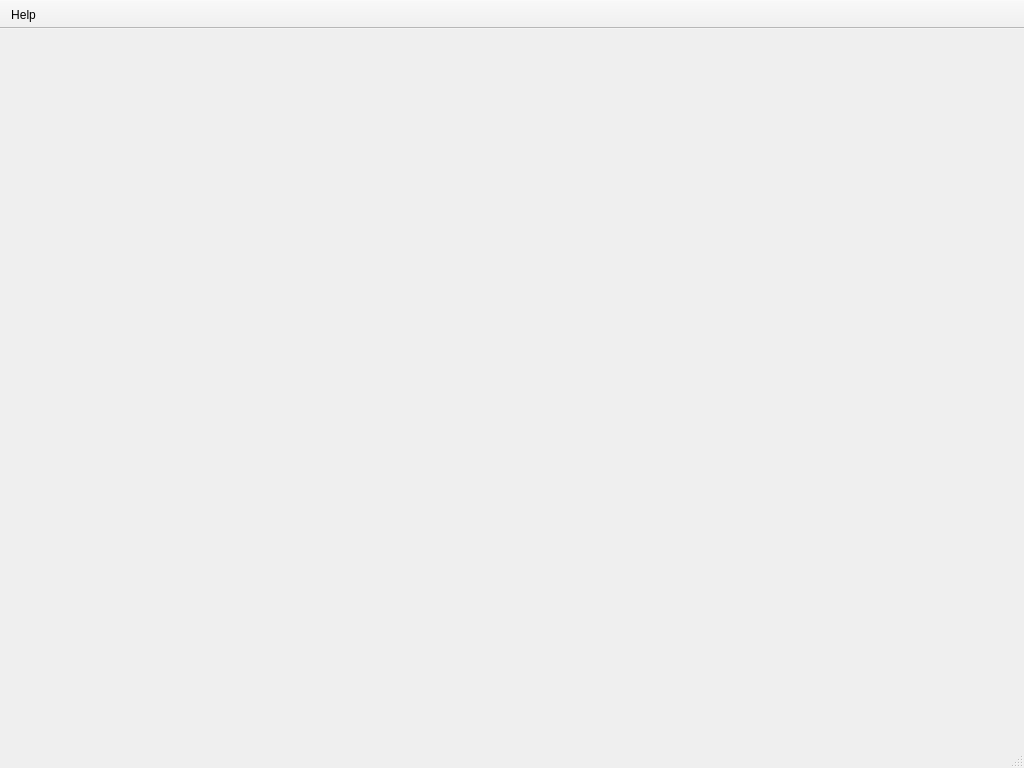
<?xml version="1.0" encoding="UTF-8"?>
<ui version="4.0">
 <class>MainWindow</class>
 <widget class="QMainWindow" name="MainWindow">
  <property name="geometry">
   <rect>
    <x>0</x>
    <y>0</y>
    <width>1024</width>
    <height>768</height>
   </rect>
  </property>
  <property name="sizePolicy">
   <sizepolicy hsizetype="Maximum" vsizetype="Maximum">
    <horstretch>0</horstretch>
    <verstretch>0</verstretch>
   </sizepolicy>
  </property>
  <property name="minimumSize">
   <size>
    <width>1024</width>
    <height>768</height>
   </size>
  </property>
  <property name="windowTitle">
   <string>MainWindow</string>
  </property>
  <property name="locale">
   <locale language="English" country="UnitedStates"/>
  </property>
  <widget class="QWidget" name="centralWidget">
   <layout class="QGridLayout" name="gridLayout">
    <item row="0" column="0">
     <widget class="QStackedWidget" name="stack">
      <property name="sizePolicy">
       <sizepolicy hsizetype="Expanding" vsizetype="Expanding">
        <horstretch>0</horstretch>
        <verstretch>0</verstretch>
       </sizepolicy>
      </property>
      <property name="minimumSize">
       <size>
        <width>1000</width>
        <height>750</height>
       </size>
      </property>
      <widget class="QWidget" name="page"/>
      <widget class="QWidget" name="page_2"/>
     </widget>
    </item>
   </layout>
  </widget>
  <widget class="QToolBar" name="mainToolBar">
   <property name="sizePolicy">
    <sizepolicy hsizetype="Fixed" vsizetype="Fixed">
     <horstretch>0</horstretch>
     <verstretch>0</verstretch>
    </sizepolicy>
   </property>
   <property name="movable">
    <bool>false</bool>
   </property>
   <property name="allowedAreas">
    <set>Qt::TopToolBarArea</set>
   </property>
   <property name="floatable">
    <bool>false</bool>
   </property>
   <attribute name="toolBarArea">
    <enum>TopToolBarArea</enum>
   </attribute>
   <attribute name="toolBarBreak">
    <bool>false</bool>
   </attribute>
   <addaction name="actionHelp"/>
  </widget>
  <widget class="QStatusBar" name="statusBar"/>
  <action name="actionHelp">
   <property name="text">
    <string>Help</string>
   </property>
   <property name="shortcut">
    <string>F1</string>
   </property>
  </action>
 </widget>
 <layoutdefault spacing="6" margin="11"/>
 <resources/>
 <connections/>
</ui>
